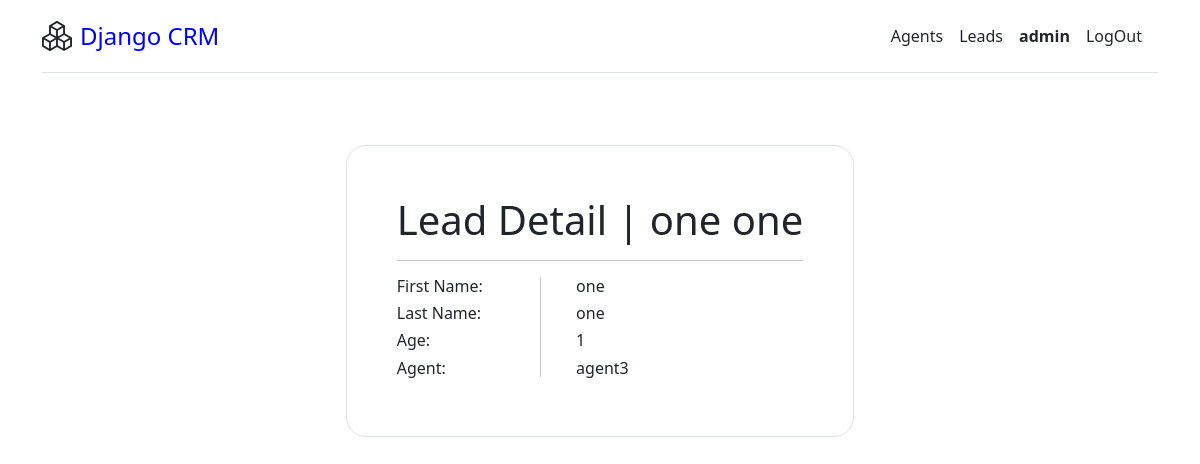
The page /leads/detail/10 (signed in) on the database as committed earlier.
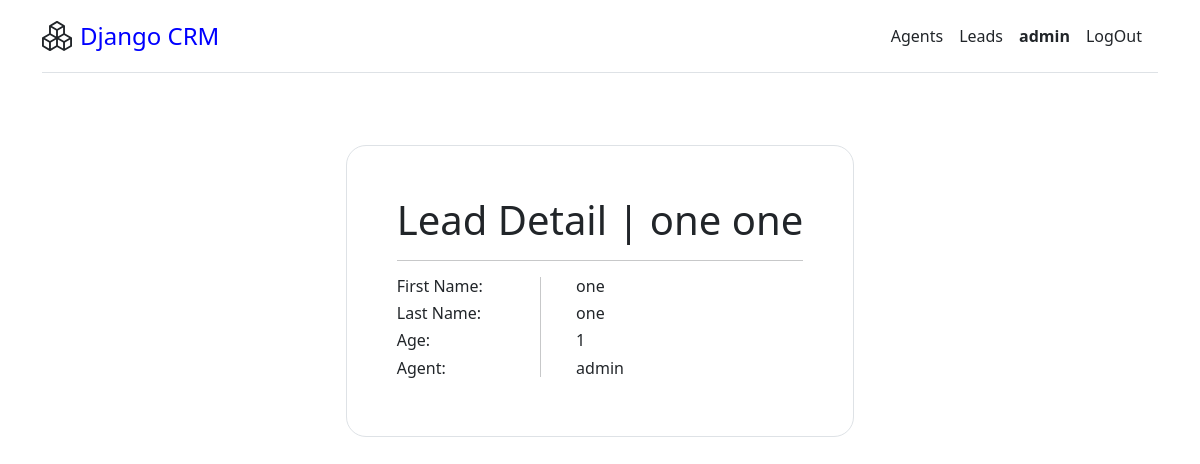
The same page on the database as committed later.
### leads/models.py (models this page shows, shortened)
class Lead(models.Model):
    first_name = models.CharField(max_length=20)
    last_name = models.CharField(max_length=20)
    age = models.PositiveIntegerField()
    organization = models.ForeignKey(UserProfile, on_delete=models.CASCADE)
    agent = models.ForeignKey('Agent',null=True, blank=True, on_delete=models.SET_NULL)
    category = models.ForeignKey('Category', related_name='leads', null=True, blank=True, on_delete=models.SET_NULL)

class Agent(models.Model):
    user = models.OneToOneField(User, on_delete=models.CASCADE)
    organization = models.ForeignKey(UserProfile, on_delete=models.CASCADE)
    def __str__(self):
        return self.user.username

class User(AbstractUser):
    is_organizer = models.BooleanField(default=True)
    is_agent = models.BooleanField(default=False)

### leads/views.py (the view)
# urls.py: path('detail/<int:pk>', LeadDetailView.as_view(), name='detail'),
class LeadDetailView(OrganizerAndLoginRequiredMixin, DetailView):
    template_name = 'leads/detail.html'
    queryset = Lead.objects.all()
    context_object_name = 'lead'

### agents/mixins.py (called while the page is built)
    def dispatch(self, request, *args, **kwargs):
        if not request.user.is_authenticated or not request.user.is_organizer:
            return redirect('leads:landingpage')
        return super().dispatch(request, *args, **kwargs)

### templates/leads/detail.html (shortened to what this page needs)
{% extends 'base.html' %}
{% block content %}
    <div class="container d-flex justify-content-center pt-5">
        <div class="border" style="padding: 50px; border: solid black; border-radius: 20px;">
            <h1>Lead Detail | {{lead.first_name}} {{lead.last_name}}</h1>
            <hr>
            <div class="row">
                <div class="col-4">
                    <h6>First Name: </h6>
                    <h6>Last Name: </h6>
                    <h6>Age: </h6>
                    <h6>Agent: </h6>
                </div>
                <div class="col-1 d-flex" style="height: 100px;">
                </div>
                <div class="col-6">
                    <h6>{{lead.first_name}}</h6>
                    <h6>{{lead.last_name}}</h6>
                    <h6>{{lead.age}}</h6>
                    <h6>{{lead.agent}}</h6>
                </div>
            </div>
        </div>
    </div>
{% endblock %}

Rows that differ between the two databases and show on the page:
changed Lead "one": agent "agent3" → "admin"
